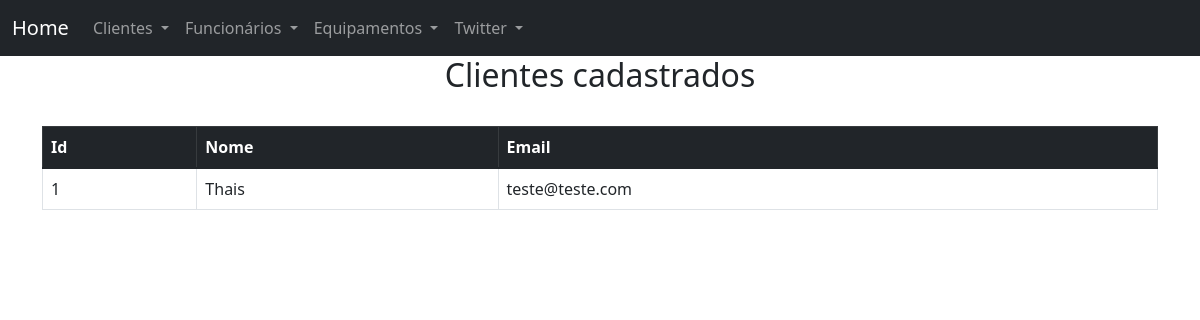
Before: /consultaclientes with the older database file.
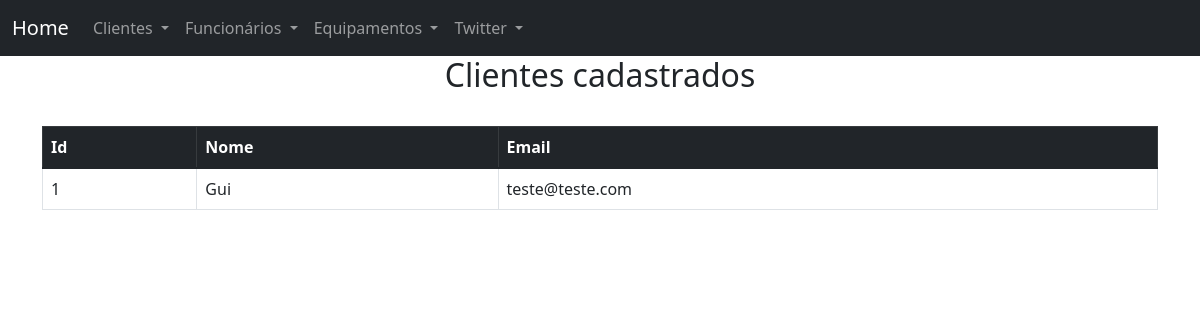
After: the same page with the newer database file.
### main.py (models this page shows, shortened)
class Clientes(db.Model):
    id_cliente = db.Column(db.Integer, primary_key=True)
    name = db.Column(db.String(45), nullable=False)
    email = db.Column(db.String(30), nullable=False)

### main.py (the view)
@app.route('/consultaclientes')
def consulta_clientes():
    clientes = Clientes.query.all()
    return render_template('consultaclientes.html', clientes=clientes)

### templates/consultaclientes.html
{% extends "base.html" %}
{% block conteudo %}
    <h2 style="text-align: center;">Clientes cadastrados</h2>
<br>
<table class="table table-bordered table-hover">
    <thead class="table-dark">
        <tr>
          <th scope="col">Id</th>
          <th scope="col">Nome</th>
          <th scope="col">Email</th>
        </tr>
    </thead>
    <tbody>
        {% for clientes in clientes %}
        <tr>
            <td>{{ clientes.id_cliente }}</td>
            <td>{{ clientes.name }}</td>
            <td>{{ clientes.email }}</td>
        </tr>
        {% endfor %}
    </tbody>
</table>
{% endblock conteudo %}

### templates/base.html (shortened to what this page needs)
<!DOCTYPE html>
<html>
<head>
	<link rel="stylesheet" href="https://cdn.jsdelivr.net/npm/bootstrap@5.1.3/dist/css/bootstrap.min.css">
</head>
<body>
	<nav class="navbar navbar-expand-lg navbar-dark bg-dark">
	  <div class="container-fluid">
	    <a class="navbar-brand" href="{{ url_for('main') }}">Home</a>
	    <div class="collapse navbar-collapse" id="navbarSupportedContent">
	      <ul class="navbar-nav me-auto mb-2 mb-lg-0">
	        <li class="nav-item dropdown">
	          <a class="nav-link dropdown-toggle" href="#" id="navbarDropdown" role="button" data-bs-toggle="dropdown" aria-expanded="false">
	            Clientes
	          </a>
            <li class="nav-item dropdown">
              <a class="nav-link dropdown-toggle" href="#" id="navbarDropdown" role="button" data-bs-toggle="dropdown" aria-expanded="false">
                Funcionários
              </a>
            </li>
            <li class="nav-item dropdown">
              <a class="nav-link dropdown-toggle" href="#" id="navbarDropdown" role="button" data-bs-toggle="dropdown" aria-expanded="false">
                Equipamentos
              </a>
            </li>
			<li class="nav-item dropdown">
			<a class="nav-link dropdown-toggle" href="#" id="navbarDropdown" role="button" data-bs-toggle="dropdown" aria-expanded="false">
	            Twitter
	          </a>
	        </li>
			</li>
	      </ul>
	  </div>
	</nav>
	<div class="container">
		{% block conteudo %}
		{% endblock conteudo %}
	</div>
</body>
</html>

Changed rows visible on the page:
changed Clientes "teste@teste.com": name "Thais" → "Gui"
